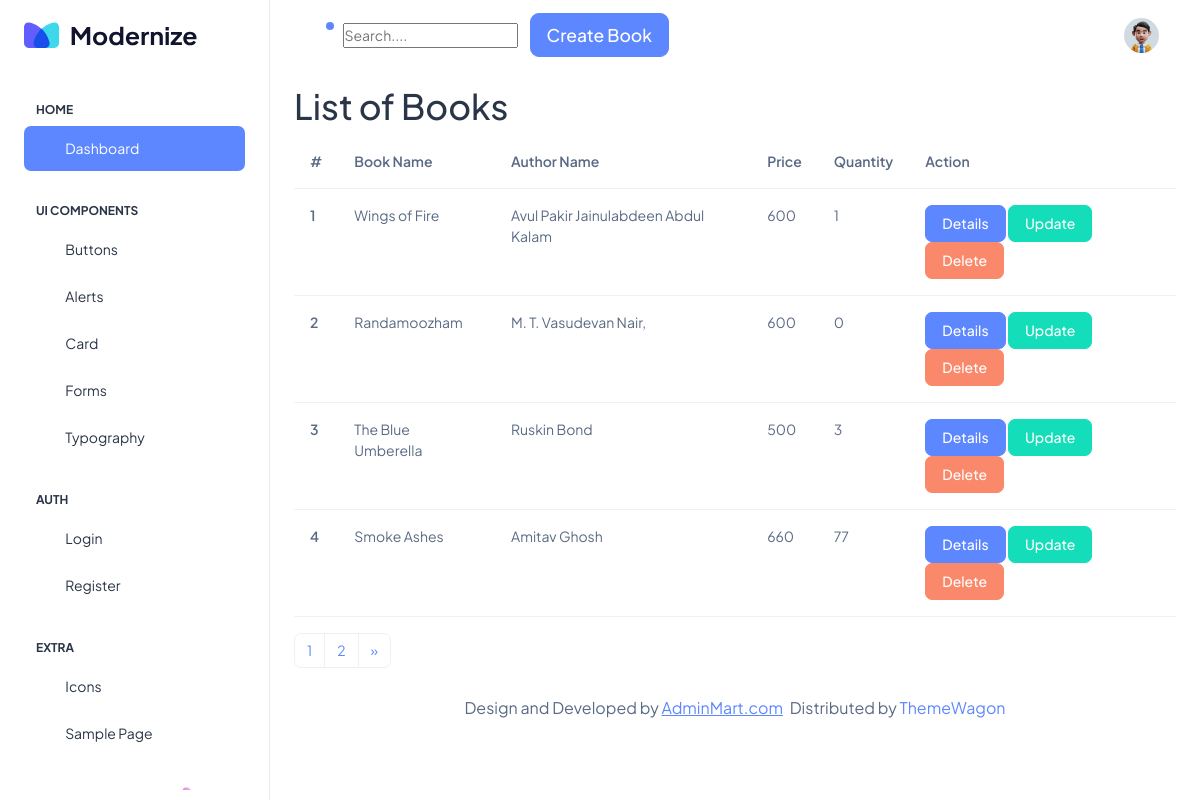
Page /list on the committed database.
### forms/models.py (models this page shows, shortened)
class Book(models.Model):
    title = models.CharField(max_length=200, null=True)
    price = models.IntegerField(null=True)
    image=models.ImageField(upload_to="book_media")
    quantity = models.IntegerField()
    author=models.ForeignKey(Author, on_delete=models.CASCADE)

class Author(models.Model):
    name = models.CharField(max_length=200, null=True)
    def __str__(self):
      return '{}'.format(self.name)

### forms/views.py (the view)
# urls.py: path("list", views.listbook, name='lists'),
def listbook(request):
    books = Book.objects.all()
    paginator = Paginator(books, 4)
    page_number = request.GET.get("page")
    try:
        page = paginator.get_page(page_number)
    except EmptyPage:
        page = paginator.page(page_number.num_pages)
    return render(request, 'listbook.html', {'books': books, 'page':page})

### templates/listbook.html (shortened to what this page needs)
{% extends 'base.html' %}
{% load static %}
{% block content %}
<h1>List of Books</h1>
<table class="table">
  <thead>
    <tr>
 <th scope="col">#</th>
      <th scope="col">Book Name</th>
        <th scope="col">Author Name</th>
    <th scope="col">Price</th>
      <th scope="col">Quantity</th>
    <th scope="col">Action</th>
    </tr>
  </thead>
  <tbody>
    {% for book in page %}
    <tr>
        <th scope="row">{{forloop.counter}}</th>
        <td>{{book.title}}</td>
        <td>{{book.author}}</td>
        <td>{{book.price}}</td>
        <td>{{book.quantity}}</td>
        <td><a href="{% url 'details' book.id %}" type="submit" class="btn btn-primary">Details</a>
        <a href="{% url 'update' book.id %}" class="btn btn-success">Update</a>
        <a href="{% url 'delete' book.id %}" class="btn btn-danger">Delete</a></td>
    </tr>
    {% endfor %}
  </tbody>
</table>
<nav aria-label="Page navigation example">
  <ul class="pagination">
      {% for num in page.paginator.page_range %}
    <li class="page-item {% if page.number == num %} activate{% endif %}" >
        <a class="page-link" href="?page={{ num }}">{{ num }}</a>
    </li>
      {% endfor %}
      {% if page.has_next %}
    <li class="page-item">
      <a class="page-link" href="?page={{ page.next_page_number }}" aria-label="Next">
        <span aria-hidden="true">&raquo;</span>
      </a>
    </li>
      {% endif %}
  </ul>
</nav>
{% endblock %}

### templates/base.html (shortened to what this page needs)
<!doctype html>
<html lang="en">
{% load static %}
<head>
  <link rel="stylesheet" href="{% static 'assets/css/styles.min.css' %}" />
</head>
<body>
  <div class="page-wrapper" id="main-wrapper" data-layout="vertical" data-navbarbg="skin6" data-sidebartype="full"
    data-sidebar-position="fixed" data-header-position="fixed">
    <aside class="left-sidebar">
      <div>
        <div class="brand-logo d-flex align-items-center justify-content-between">
          <a href="./index.html" class="text-nowrap logo-img">
            <img src="{% static 'assets/images/logos/dark-logo.svg' %}" width="180" alt="" />
          </a>
        </div>
        <nav class="sidebar-nav scroll-sidebar" data-simplebar="">
          <ul id="sidebarnav">
            <li class="nav-small-cap">
              <span class="hide-menu">Home</span>
            </li>
            <li class="sidebar-item">
              <a class="sidebar-link" href="{% url 'lists' %}" aria-expanded="false">
                <span>
                  <i class="ti ti-layout-dashboard"></i>
                </span>
                <span class="hide-menu">Dashboard</span>
              </a>
            </li>
            <li class="nav-small-cap">
              <span class="hide-menu">UI COMPONENTS</span>
            </li>
            <li class="sidebar-item">
              <a class="sidebar-link" href="./ui-buttons.html" aria-expanded="false">
                <span>
                  <i class="ti ti-article"></i>
                </span>
                <span class="hide-menu">Buttons</span>
              </a>
            </li>
            <li class="sidebar-item">
              <a class="sidebar-link" href="./ui-alerts.html" aria-expanded="false">
                <span>
                  <i class="ti ti-alert-circle"></i>
                </span>
                <span class="hide-menu">Alerts</span>
              </a>
            </li>
            <li class="sidebar-item">
              <a class="sidebar-link" href="./ui-card.html" aria-expanded="false">
                <span>
                  <i class="ti ti-cards"></i>
                </span>
                <span class="hide-menu">Card</span>
              </a>
            </li>
            <li class="sidebar-item">
              <a class="sidebar-link" href="./ui-forms.html" aria-expanded="false">
                <span>
                  <i class="ti ti-file-description"></i>
                </span>
                <span class="hide-menu">Forms</span>
              </a>
            </li>
            <li class="sidebar-item">
              <a class="sidebar-link" href="./ui-typography.html" aria-expanded="false">
                <span>
                  <i class="ti ti-typography"></i>
                </span>
                <span class="hide-menu">Typography</span>
              </a>
            </li>
            <li class="nav-small-cap">
              <span class="hide-menu">AUTH</span>
            </li>
            <li class="sidebar-item">
              <a class="sidebar-link" href="./authentication-login.html" aria-expanded="false">
                <span>
                  <i class="ti ti-login"></i>
                </span>
                <span class="hide-menu">Login</span>
              </a>
            </li>
            <li class="sidebar-item">
              <a class="sidebar-link" href="./authentication-register.html" aria-expanded="false">
                <span>
                  <i class="ti ti-user-plus"></i>
                </span>
                <span class="hide-menu">Register</span>
              </a>
            </li>
            <li class="nav-small-cap">
              <span class="hide-menu">EXTRA</span>
            </li>
            <li class="sidebar-item">
              <a class="sidebar-link" href="./icon-tabler.html" aria-expanded="false">
                <span>
                  <i class="ti ti-mood-happy"></i>
                </span>
                <span class="hide-menu">Icons</span>
              </a>
            </li>
            <li class="sidebar-item">
              <a class="sidebar-link" href="./sample-page.html" aria-expanded="false">
                <span>
                  <i class="ti ti-aperture"></i>
                </span>
                <span class="hide-menu">Sample Page</span>
              </a>
            </li>
          </ul>
          <div class="unlimited-access hide-menu bg-light-primary position-relative mb-7 mt-5 rounded">
            <div class="d-flex">
              <div class="unlimited-access-img">
                <img src="{% static 'assets/images/backgrounds/rocket.png' %}" alt="" class="img-fluid">
              </div>
            </div>
          </div>
        </nav>
      </div>
    </aside>
    <div class="body-wrapper">
      <header class="app-header">
        <nav class="navbar navbar-expand-lg navbar-light">
          <ul class="navbar-nav">
            <li class="nav-item">
              <a class="nav-link nav-icon-hover" href="javascript:void(0)">
                <i class="ti ti-bell-ringing"></i>
                <div class="notification bg-primary rounded-circle"></div>
              </a>
            </li>
          </ul>
          <div class="search-bar">
            <form class="search-form d-flex align-items center" method="GET" action="{% url 'search' %}">
              <input type="text" name="q" placeholder="Search...." title="Search Books or Author">
            </form>
          </div>
          <div class="container">
            <a href="{% url 'create' %}" class="btn btn-primary btn-lg">Create Book</a>
          </div>
          <div class="navbar-collapse justify-content-end px-0" id="navbarNav">
            <ul class="navbar-nav flex-row ms-auto align-items-center justify-content-end">
              <li class="nav-item dropdown">
                <a class="nav-link nav-icon-hover" href="javascript:void(0)" id="drop2" data-bs-toggle="dropdown"
                  aria-expanded="false">
                  <img src="{% static 'assets/images/profile/user-1.jpg' %}" alt="" width="35" height="35" class="rounded-circle">
                </a>
              </li>
            </ul>
          </div>
        </nav>
      </header>
      <div class="container-fluid">
        {% block content %}
        {% endblock %}
        <div class="py-6 px-6 text-center">
          <p class="mb-0 fs-4">Design and Developed by <a href="https://adminmart.com/" target="_blank" class="pe-1 text-primary text-decoration-underline">AdminMart.com</a> Distributed by <a href="https://themewagon.com">ThemeWagon</a></p>
        </div>
      </div>
    </div>
  </div>
</body>
</html>

### rows in the picture
Book: title "Wings of Fire", author "Avul Pakir Jainulabdeen Abdul Kalam", price "600", quantity "1"
Book: title "Randamoozham", author "M. T. Vasudevan Nair,", price "600", quantity "0"
Book: title "The Blue Umberella", author "Ruskin Bond", price "500", quantity "3"
Book: title "Smoke Ashes", author "Amitav Ghosh", price "660", quantity "77"

### other values in the picture
{{ num }} "1" "2"
